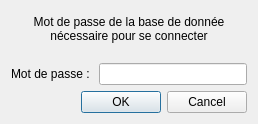
<?xml version="1.0" encoding="UTF-8"?>
<ui version="4.0">
 <class>c_bdd_password_dialog</class>
 <widget class="QDialog" name="c_bdd_password_dialog">
  <property name="geometry">
   <rect>
    <x>0</x>
    <y>0</y>
    <width>258</width>
    <height>124</height>
   </rect>
  </property>
  <property name="windowTitle">
   <string>Dialog</string>
  </property>
  <layout class="QVBoxLayout" name="verticalLayout">
   <property name="topMargin">
    <number>0</number>
   </property>
   <item>
    <widget class="QLabel" name="label_2">
     <property name="text">
      <string>Mot de passe de la base de donnée nécessaire pour se connecter</string>
     </property>
     <property name="alignment">
      <set>Qt::AlignCenter</set>
     </property>
     <property name="wordWrap">
      <bool>true</bool>
     </property>
    </widget>
   </item>
   <item>
    <layout class="QHBoxLayout" name="horizontalLayout">
     <item>
      <widget class="QLabel" name="label">
       <property name="text">
        <string>Mot de passe : </string>
       </property>
      </widget>
     </item>
     <item>
      <widget class="QLineEdit" name="lineEdit">
       <property name="echoMode">
        <enum>QLineEdit::Password</enum>
       </property>
      </widget>
     </item>
    </layout>
   </item>
   <item>
    <widget class="QDialogButtonBox" name="buttonBox">
     <property name="orientation">
      <enum>Qt::Horizontal</enum>
     </property>
     <property name="standardButtons">
      <set>QDialogButtonBox::Cancel|QDialogButtonBox::Ok</set>
     </property>
    </widget>
   </item>
  </layout>
 </widget>
 <resources/>
 <connections>
  <connection>
   <sender>buttonBox</sender>
   <signal>accepted()</signal>
   <receiver>c_bdd_password_dialog</receiver>
   <slot>accept()</slot>
   <hints>
    <hint type="sourcelabel">
     <x>248</x>
     <y>254</y>
    </hint>
    <hint type="destinationlabel">
     <x>157</x>
     <y>274</y>
    </hint>
   </hints>
  </connection>
  <connection>
   <sender>buttonBox</sender>
   <signal>rejected()</signal>
   <receiver>c_bdd_password_dialog</receiver>
   <slot>reject()</slot>
   <hints>
    <hint type="sourcelabel">
     <x>316</x>
     <y>260</y>
    </hint>
    <hint type="destinationlabel">
     <x>286</x>
     <y>274</y>
    </hint>
   </hints>
  </connection>
 </connections>
</ui>
